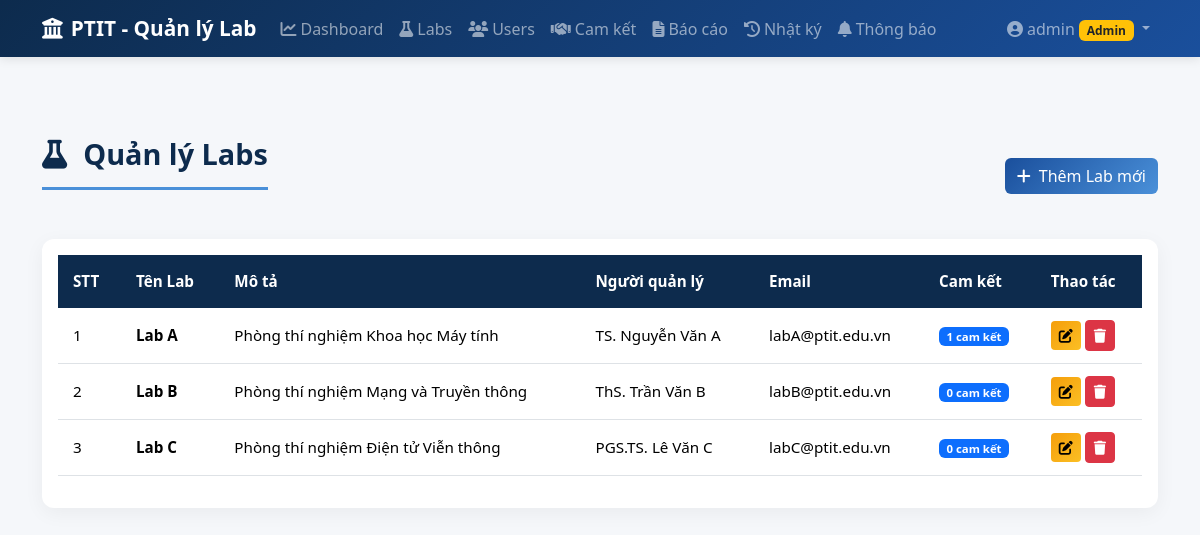
The app's page /labs (signed in), older data.
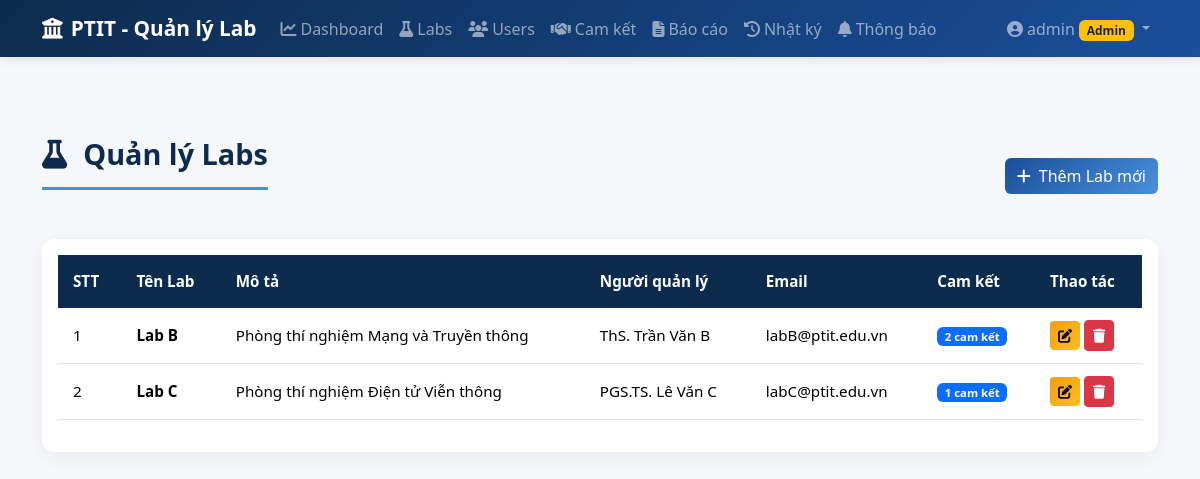
The same page, newer data.
### models.py (models this page shows, shortened)
class User(UserMixin, db.Model):
    __tablename__ = 'users'
    id = db.Column(db.Integer, primary_key=True)
    username = db.Column(db.String(50), unique=True, nullable=False)
    password_hash = db.Column(db.String(200), nullable=False)
    role = db.Column(db.String(20), nullable=False)  # 'admin' or 'lab'
    lab_id = db.Column(db.Integer, db.ForeignKey('labs.id', ondelete='SET NULL'), nullable=True)
    def is_admin(self):
        return self.role == 'admin'

class Lab(db.Model):
    __tablename__ = 'labs'
    id = db.Column(db.Integer, primary_key=True)
    name = db.Column(db.String(100), nullable=False)
    description = db.Column(db.Text)
    manager_name = db.Column(db.String(100))
    email = db.Column(db.String(100))
    created_at = db.Column(db.DateTime, default=datetime.utcnow)
    users = db.relationship('User', backref='lab', lazy=True)
    commitments = db.relationship('Commitment', backref='lab', lazy=True, cascade='all, delete-orphan')

### app.py (the view)
@app.route('/labs')
@login_required
def labs_list():
    if not current_user.is_admin():
        flash('Bạn không có quyền truy cập trang này.', 'danger')
        return redirect(url_for('dashboard'))
    labs_list = Lab.query.order_by(Lab.created_at.desc()).all()
    return render_template('labs/list.html', labs=labs_list)

### app.py (called while the page is built)
@login_manager.user_loader
def load_user(user_id):
    return User.query.get(int(user_id))

def get_csrf_token():
    return generate_csrf_token()

@app.before_request
def csrf_protect():
    if request.method in ('POST', 'PUT', 'DELETE'):
        if request.endpoint == 'login':
            return
        token = request.form.get('_csrf_token') or request.headers.get('X-CSRF-Token')
        if not validate_csrf_token(token):
            flash('Yêu cầu không hợp lệ (CSRF token không đúng). Vui lòng thử lại.', 'danger')
            return redirect(request.referrer or url_for('dashboard'))

### csrf_utils.py (called while the page is built)
def generate_csrf_token():
    from flask import session
    if '_csrf_token' not in session:
        session['_csrf_token'] = secrets.token_hex(32)
    return session['_csrf_token']

### templates/labs/list.html (shortened to what this page needs)
{% extends "base.html" %}
{% block content %}
<div class="d-flex justify-content-between align-items-center mb-4">
    <h1 class="page-title">
        <i class="fas fa-flask me-3"></i>Quản lý Labs
    </h1>
    <a href="{{ url_for('labs_create') }}" class="btn btn-primary">
        <i class="fas fa-plus me-2"></i>Thêm Lab mới
    </a>
</div>
<div class="card">
    <div class="card-body">
        <div class="table-responsive">
            <table class="table table-hover">
                <thead>
                    <tr>
                        <th>STT</th>
                        <th>Tên Lab</th>
                        <th>Mô tả</th>
                        <th>Người quản lý</th>
                        <th>Email</th>
                        <th>Cam kết</th>
                        <th>Thao tác</th>
                    </tr>
                </thead>
                <tbody>
                    {% for lab in labs %}
                    <tr>
                        <td>{{ loop.index }}</td>
                        <td>
                            <strong>{{ lab.name }}</strong>
                        </td>
                        <td>{{ lab.description or '-' }}</td>
                        <td>{{ lab.manager_name or '-' }}</td>
                        <td>{{ lab.email or '-' }}</td>
                        <td>
                            <span class="badge bg-primary">{{ lab.commitments|length }} cam kết</span>
                        </td>
                        <td>
                            <a href="{{ url_for('labs_edit', lab_id=lab.id) }}"
                               class="btn btn-sm btn-warning">
                                <i class="fas fa-edit"></i>
                            </a>
                            <form method="POST" action="{{ url_for('labs_delete', lab_id=lab.id) }}"
                                  style="display: inline;"
                                  onsubmit="return confirm('Bạn có chắc muốn xóa Lab &quot;{{ lab.name }}&quot;?\nHành động này sẽ xóa tất cả cam kết liên quan!');">
                                <button type="submit" class="btn btn-sm btn-danger">
                                    <i class="fas fa-trash"></i>
                                </button>
                            </form>
                        </td>
                    </tr>
                    {% endfor %}
                </tbody>
            </table>
        </div>
    </div>
</div>
{% endblock %}

### templates/base.html (shortened to what this page needs)
<!DOCTYPE html>
<html lang="vi">
<head>
    <link href="https://cdn.jsdelivr.net/npm/bootstrap@5.3.2/dist/css/bootstrap.min.css" rel="stylesheet">
    <link href="https://cdnjs.cloudflare.com/ajax/libs/font-awesome/6.5.1/css/all.min.css" rel="stylesheet">
    <link href="https://cdn.jsdelivr.net/npm/bootstrap-icons@1.11.2/font/bootstrap-icons.css" rel="stylesheet">
    <link href="{{ url_for('static', filename='css/style.css') }}" rel="stylesheet">
</head>
<body>
    {% if current_user.is_authenticated %}
    <nav class="navbar navbar-expand-lg navbar-dark bg-ptit">
        <div class="container">
            <a class="navbar-brand" href="{{ url_for('dashboard') }}">
                <i class="fas fa-university me-2"></i>PTIT - Quản lý Lab
            </a>
            <div class="collapse navbar-collapse" id="navbarNav">
                <ul class="navbar-nav me-auto">
                    <li class="nav-item">
                        <a class="nav-link" href="{{ url_for('dashboard') }}">
                            <i class="fas fa-chart-line me-1"></i>Dashboard
                        </a>
                    </li>
                    {% if current_user.is_admin() %}
                    <li class="nav-item">
                        <a class="nav-link" href="{{ url_for('labs_list') }}">
                            <i class="fas fa-flask me-1"></i>Labs
                        </a>
                    </li>
                    <li class="nav-item">
                        <a class="nav-link" href="{{ url_for('users_list') }}">
                            <i class="fas fa-users me-1"></i>Users
                        </a>
                    </li>
                    {% endif %}
                    <li class="nav-item">
                        <a class="nav-link" href="{{ url_for('commitments_list') }}">
                            <i class="fas fa-handshake me-1"></i>Cam kết
                        </a>
                    </li>
                    {% if current_user.is_admin() %}
                    <li class="nav-item">
                        <a class="nav-link" href="{{ url_for('reports') }}">
                            <i class="fas fa-file-alt me-1"></i>Báo cáo
                        </a>
                    </li>
                    <li class="nav-item">
                        <a class="nav-link" href="{{ url_for('activity_logs') }}">
                            <i class="fas fa-history me-1"></i>Nhật ký
                        </a>
                    </li>
                    {% endif %}
                    <li class="nav-item">
                        <a class="nav-link position-relative" href="{{ url_for('notifications') }}">
                            <i class="fas fa-bell me-1"></i>Thông báo
                        </a>
                    </li>
                </ul>
                <ul class="navbar-nav">
                    <li class="nav-item dropdown">
                        <a class="nav-link dropdown-toggle" href="#" data-bs-toggle="dropdown">
                            <i class="fas fa-user-circle me-1"></i>{{ current_user.username }}
                            {% if current_user.is_admin() %}
                            <span class="badge bg-warning text-dark">Admin</span>
                            {% else %}
                            <span class="badge bg-info">Lab</span>
                            {% endif %}
                        </a>
                    </li>
                </ul>
            </div>
        </div>
    </nav>
    {% endif %}
    <main class="{% if current_user.is_authenticated %}main-content{% endif %}">
        <div class="container">
            {% block content %}{% endblock %}
        </div>
    </main>
</body>
</html>

### static/css/style.css (style rules this page uses)
:root { --ptit-blue: #1a4f9c; --ptit-light-blue: #4a90d9; --ptit-dark: #0d2b4d; }
body { background-color: #f5f7fa; font-family: 'Segoe UI', Tahoma, Geneva, Verdana, sans-serif; min-height: 100vh; }
.main-content { padding-top: 80px; padding-bottom: 40px; }
.navbar.bg-ptit { background: linear-gradient(135deg, var(--ptit-dark) 0%, var(--ptit-blue) 100%); box-shadow: 0 2px 10px rgba(0,0,0,0.1); }
.navbar-brand { font-weight: 700; font-size: 1.3rem; }
.nav-link { font-weight: 500; transition: all 0.3s; }
.page-title { font-size: 1.8rem; font-weight: 700; color: var(--ptit-dark); margin-bottom: 25px; padding-bottom: 15px; border-bottom: 3px solid var(--ptit-light-blue); }
.table { font-size: 0.95rem; }
.table thead th { background-color: var(--ptit-dark); color: white; font-weight: 600; border: none; padding: 15px; }
.table tbody td { vertical-align: middle; padding: 12px 15px; }
.card { border: none; border-radius: 12px; box-shadow: 0 5px 20px rgba(0,0,0,0.05); }
.btn-primary { background: linear-gradient(135deg, var(--ptit-blue), var(--ptit-light-blue)); border: none; }
.btn-warning { background: linear-gradient(135deg, #f59e0b, #fbbf24); border: none; }

Row changes from the older to the newer data that the page shows:
removed Lab: name "Lab A", description "Phòng thí nghiệm Khoa học Máy tính", manager_name "TS. Nguyễn Văn A", email "labA@ptit.edu.vn", commitments|length "1"
computed for Lab "Lab B": commitments|length "0" → "2"
computed for Lab "Lab C": commitments|length "0" → "1"
